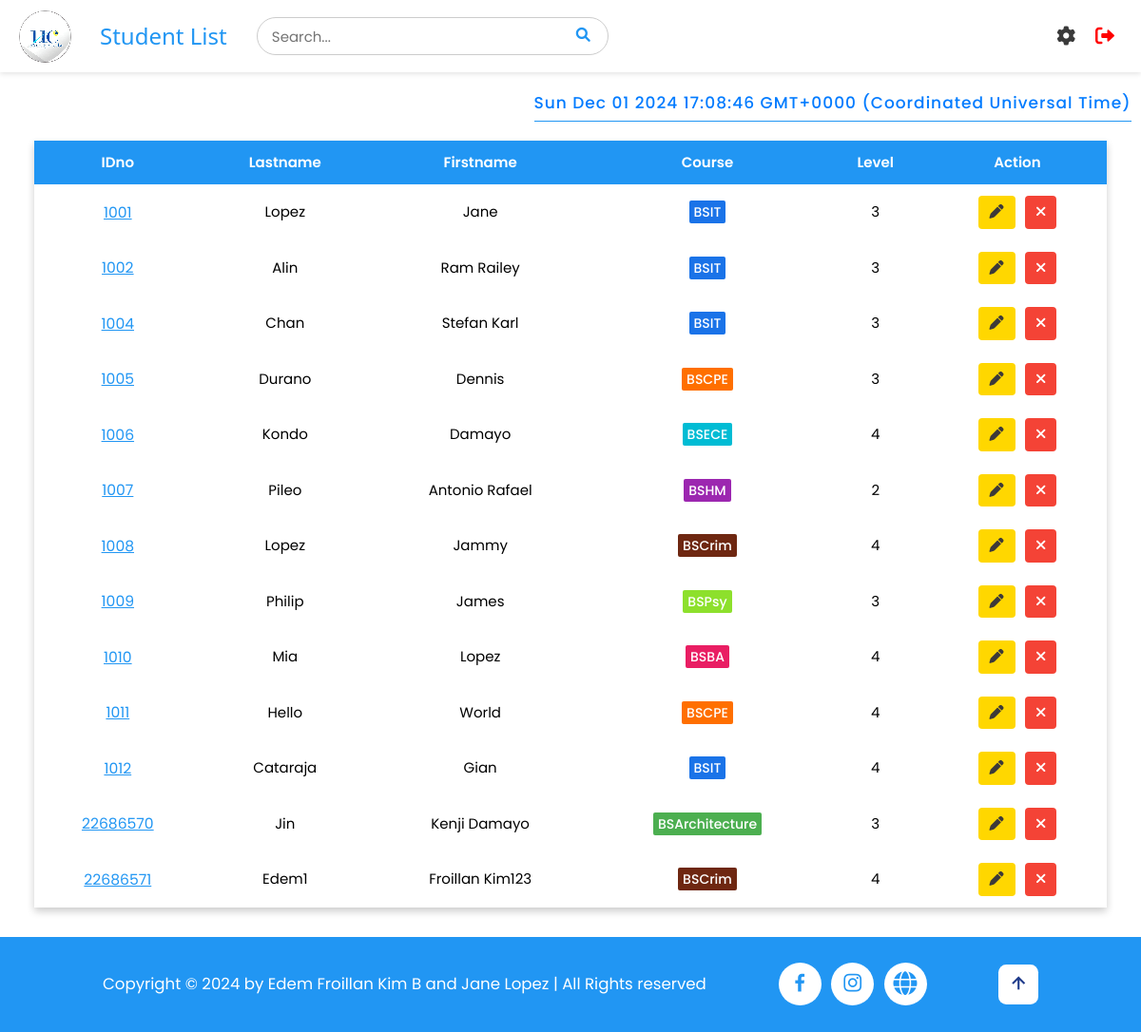
The app's page /students (signed in) with its own data.
### tables this page shows
CREATE TABLE students (
                    id INTEGER PRIMARY KEY AUTOINCREMENT,
                    idno varchar(10) UNIQUE,
                    firstname varchar(50),
                    lastname varchar(50),
                    course varchar(10),
                    level varchar(5),
                    image TEXT,
                    qrcode TEXT
);

### app.py (the view)
@app.route('/students')
def student_list():
    if 'username' in session:
        pagetitle = "Student List"
        users = get_users()
        students = getall_records('students')
        return render_template('studentlist.html', data=students, pagetitle=pagetitle, users=users)
    else:
        flash("Please log in first!", "warning")
        return redirect(url_for('login'))

### app.py (called while the page is built)
@app.after_request
def after_request(response):
    response.headers['Cache-Control'] = 'no-store, no-cache, must-revalidate, post-check=0, pre-check=0, max-age=0'
    response.headers['Pragma'] = 'no-cache'
    response.headers['Expires'] = '-1'
    if hasattr(session, 'username') and 'username' not in session:
        response.headers['Cache-Control'] = 'no-store'
        response.headers['Pragma'] = 'no-cache'
        response.headers['Expires'] = '-1'
    return response

def get_users() -> object:
    return getall_records('students')

### dbhelper.py (called while the page is built)
def getprocess(sql: str, params=()) -> list:
    db = connect(database)
    cursor = db.cursor()
    cursor.row_factory = Row
    try:
        cursor.execute(sql, params)
        data = cursor.fetchall()
        return data
    finally:
        cursor.close()
        db.close()

def getall_records(table: str) -> list:
    sql = f'SELECT * FROM `{table}`'
    return getprocess(sql)

### templates/studentlist.html (shortened to what this page needs)
{% extends 'base.html' %}
{% block header %}
    {% include 'header.html' %}
{% endblock %}
{% block content %}
<div id="timestamp"></div>
<div class="full container" style="min-height: 100vh; margin-bottom: 2rem;">
<div id="main_container">
    <div class="w3-full" style="padding: 1rem 3%;">
        <div class="styled-table-wrapper">
            <table class="styled-table" id="table">
                <thead>
                    <tr id="tr1">
                        <th>IDno</th>
                        <th>Lastname</th>
                        <th>Firstname</th>
                        <th>Course</th>
                        <th>Level</th>
                        <th class="w3-center">Action</th>
                    </tr>
                </thead>
                <tbody>
                    {% for user in users %}
                    <tr id="tr2">
                        <td class="w3-center" data-cell="IDNO:" id="idno">
                            <a href="#" style="color: #2196F3; font-size: 1.5rem" onclick="viewStudent('{{ user['idno'] }}')">{{ user['idno'] }}</a>
                        </td>
                        <td class="w3-center " data-cell="LASTNAME:">{{ user["lastname"] }}</td>
                        <td class="w3-center " data-cell="FIRSTNAME:">{{ user["firstname"] }}</td>
                        <td class="w3-center" data-cell="COURSE:">
                            <span class="course-style course-{{ user['course']|lower }}">
                                {{ user["course"] }}
                            </span>
                        </td>
                        <td class="w3-center level-{{ user['level'] }}" data-cell="LEVEL:">{{ user["level"] }}</td>
                        <td class="w3-center" data-cell="ACTION:" style="display: flex; align-items: center; justify-content: center; gap: 1rem;">
                            <button class="w3-button edit-btn edit" onclick="openEditModal('{{ user['idno'] }}', '{{ user['lastname'] }}', '{{ user['firstname'] }}', '{{ user['course'] }}', '{{ user['level'] }}')">
                                <i class="fas fa-pen"></i>
                            </button>
                            <button class="w3-button w3-red delete-btn delete" onclick="openCustomAlert('{{ user['idno'] }}')">
                                <i class="fas fa-times"></i>
                            </button>
                        </td>
                    </tr>
                    {% endfor %}
                </tbody>
            </table>
        </div>
    </div>
</div>
</div>
{% endblock %}

### static/css/style.css (style rules this page uses)
html { box-sizing:border-box }
*,*:before,*:after { box-sizing:inherit }
html { -ms-text-size-adjust:100%;-webkit-text-size-adjust:100% }
body { margin:0 }
a { background-color:transparent }
button,input,select,textarea,optgroup { font:inherit;margin:0 }
button,input { overflow:visible }
button,select { text-transform:none }
button,[type=button],[type=reset],[type=submit] { -webkit-appearance:button }
html,body { font-family:Verdana,sans-serif;font-size:15px;line-height:1.5 }
html { overflow-x:hidden }
a { color:inherit }
.w3-btn,.w3-button { border:none;display:inline-block;padding:8px 16px;vertical-align:middle;overflow:hidden;text-decoration:none;color:inherit;background-color:inherit;text-align:center;cursor:pointer;white-space:nowrap }
.w3-btn,.w3-button { -webkit-touch-callout:none;-webkit-user-select:none;-khtml-user-select:none;-moz-user-select:none;-ms-user-select:none;user-select:none }
.w3-center { text-align:center!important }
.w3-red,.w3-hover-red:hover { color:#fff!important;background-color:#f44336!important }
#timestamp { color: #007bff; font-size: 17px; font-weight: 500; text-align: center; padding: 5px 0; margin-top: 15px; letter-spacing: 1px; border-bottom: 1px solid #2196F3; width: fit-content; margin-left: auto; margin-right:1rem; }
* { font-family: "Poppins", sans-serif; }
.styled-table { width: 100%; border-collapse: collapse; margin-top: 10px; box-shadow: 0px 4px 8px rgba(0, 0, 0, 0.2); }
.styled-table th, .styled-table td { padding: 12px; }
.styled-table th { background-color: #2196F3; color: white; font-weight: 600; text-transform: capitalize; }
.styled-table .delete-btn { background-color: #ff4d4d; color: white; padding: 6px 12px; border: none; cursor: pointer; border-radius: 4px; }
.styled-table .edit-btn { background-color: #FFD700; color: rgb(60, 57, 57); padding: 6px 12px; border: none; cursor: pointer; border-radius: 4px; }
.styled-table .delete-btn i, .styled-table .edit-btn i { text-align: center; }
.course-style { padding: 2px 5px; background: #8de02c; color: #fff; border-radius: 2px; font-size: 14px; font-weight: 500; }
.course-bsit { background-color: #1a73e8; }
.course-bscpe { background-color: #ff6f00; }
.course-bsba { background-color: #e91e63; }
.course-bshm { background-color: #9c27b0; }
.course-bsece { background-color: #00bcd4; }
.course-bscrim { background-color: #6e2711; }
.course-bsarchitecture { background-color: #4caf50; }

### templates/base.html (style rules this page uses)
html { font-size: 65%; }

### records on screen
students: idno "1001", lastname "Lopez", firstname "Jane", course "BSIT", level "3"
students: idno "1002", lastname "Alin", firstname "Ram Railey", course "BSIT", level "3"
students: idno "1004", lastname "Chan", firstname "Stefan Karl", course "BSIT", level "3"
students: idno "1005", lastname "Durano", firstname "Dennis", course "BSCPE", level "3"
students: idno "1006", lastname "Kondo", firstname "Damayo", course "BSECE", level "4"
students: idno "1007", lastname "Pileo", firstname "Antonio Rafael", course "BSHM", level "2"
students: idno "1008", lastname "Lopez", firstname "Jammy", course "BSCrim", level "4"
students: idno "1009", lastname "Philip", firstname "James", course "BSPsy", level "3"
students: idno "1010", lastname "Mia", firstname "Lopez", course "BSBA", level "4"
students: idno "1011", lastname "Hello", firstname "World", course "BSCPE", level "4"
students: idno "1012", lastname "Cataraja", firstname "Gian", course "BSIT", level "4"
students: idno "22686570", lastname "Jin", firstname "Kenji Damayo", course "BSArchitecture", level "3"
students: idno "22686571", lastname "Edem1", firstname "Froillan Kim123", course "BSCrim", level "4"

### other values on screen
{{ pagetitle }} "Student List"
